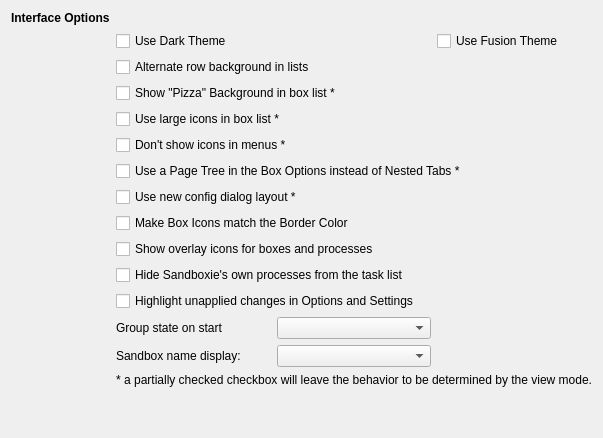
           <widget class="QWidget" name="tabUI">
            <attribute name="title">
             <string>User Interface</string>
            </attribute>
            <layout class="QGridLayout" name="gridLayout_11">
             <item row="0" column="0">
              <layout class="QGridLayout" name="gridLayout_15">
               <item row="3" column="1" colspan="2">
                <widget class="QCheckBox" name="chkBackground">
                 <property name="text">
                  <string>Show &quot;Pizza&quot; Background in box list *</string>
                 </property>
                 <property name="tristate">
                  <bool>true</bool>
                 </property>
                </widget>
               </item>
               <item row="15" column="1">
                <spacer name="verticalSpacer_8">
                 <property name="orientation">
                  <enum>Qt::Orientation::Vertical</enum>
                 </property>
                 <property name="sizeHint" stdset="0">
                  <size>
                   <width>20</width>
                   <height>40</height>
                  </size>
                 </property>
                </spacer>
               </item>
               <item row="1" column="1" colspan="2">
                <widget class="QCheckBox" name="chkDarkTheme">
                 <property name="text">
                  <string>Use Dark Theme</string>
                 </property>
                 <property name="tristate">
                  <bool>true</bool>
                 </property>
                </widget>
               </item>
               <item row="1" column="3">
                <widget class="QCheckBox" name="chkFusionTheme">
                 <property name="text">
                  <string>Use Fusion Theme</string>
                 </property>
                 <property name="tristate">
                  <bool>true</bool>
                 </property>
                </widget>
               </item>
               <item row="13" column="2">
                <widget class="QComboBox" name="cmbBoxAliasDisplayMode">
                 <property name="toolTip">
                  <string>Controls whether display-only text uses the sandbox name, alias, or both. Compact views may show only the alias. Paths and internal sandbox identifiers always use the sandbox name.</string>
                 </property>
                </widget>
               </item>
               <item row="9" column="1" colspan="3">
                <widget class="QCheckBox" name="chkOverlayIcons">
                 <property name="text">
                  <string>Show overlay icons for boxes and processes</string>
                 </property>
                </widget>
               </item>
               <item row="8" column="1" colspan="3">
                <widget class="QCheckBox" name="chkColorIcons">
                 <property name="text">
                  <string>Make Box Icons match the Border Color</string>
                 </property>
                </widget>
               </item>
               <item row="6" column="1" colspan="3">
                <widget class="QCheckBox" name="chkOptTree">
                 <property name="text">
                  <string>Use a Page Tree in the Box Options instead of Nested Tabs *</string>
                 </property>
                 <property name="tristate">
                  <bool>true</bool>
                 </property>
                </widget>
               </item>
               <item row="10" column="1" colspan="3">
                <widget class="QCheckBox" name="chkHideCore">
                 <property name="text">
                  <string>Hide Sandboxie's own processes from the task list</string>
                 </property>
                </widget>
               </item>
               <item row="11" column="1" colspan="3">
                <widget class="QCheckBox" name="chkHighlightPendingChanges">
                 <property name="text">
                  <string>Highlight unapplied changes in Options and Settings</string>
                 </property>
                 <property name="tristate">
                  <bool>true</bool>
                 </property>
                </widget>
               </item>
               <item row="2" column="1" colspan="2">
                <widget class="QCheckBox" name="chkAltRows">
                 <property name="text">
                  <string>Alternate row background in lists</string>
                 </property>
                </widget>
               </item>
               <item row="4" column="1" colspan="2">
                <widget class="QCheckBox" name="chkLargeIcons">
                 <property name="text">
                  <string>Use large icons in box list *</string>
                 </property>
                 <property name="tristate">
                  <bool>true</bool>
                 </property>
                </widget>
               </item>
               <item row="5" column="1" colspan="2">
                <widget class="QCheckBox" name="chkNoIcons">
                 <property name="text">
                  <string>Don't show icons in menus *</string>
                 </property>
                 <property name="tristate">
                  <bool>true</bool>
                 </property>
                </widget>
               </item>
               <item row="0" column="0">
                <widget class="QLabel" name="lblInterface">
                 <property name="sizePolicy">
                  <sizepolicy hsizetype="Maximum" vsizetype="Preferred">
                   <horstretch>0</horstretch>
                   <verstretch>0</verstretch>
                  </sizepolicy>
                 </property>
                 <property name="font">
                  <font>
                   <bold>true</bold>
                   <kerning>true</kerning>
                  </font>
                 </property>
                 <property name="text">
                  <string>Interface Options</string>
                 </property>
                </widget>
               </item>
               <item row="7" column="1" colspan="2">
                <widget class="QCheckBox" name="chkNewLayout">
                 <property name="text">
                  <string>Use new config dialog layout *</string>
                 </property>
                 <property name="tristate">
                  <bool>true</bool>
                 </property>
                </widget>
               </item>
               <item row="12" column="2">
                <widget class="QComboBox" name="cmbGrouping"/>
               </item>
               <item row="12" column="1">
                <widget class="QLabel" name="label_34">
                 <property name="text">
                  <string>Group state on start</string>
                 </property>
                </widget>
               </item>
               <item row="13" column="1">
                <widget class="QLabel" name="lblBoxAliasDisplayMode">
                 <property name="text">
                  <string>Sandbox name display:</string>
                 </property>
                 <property name="buddy">
                  <cstring>cmbBoxAliasDisplayMode</cstring>
                 </property>
                </widget>
               </item>
               <item row="14" column="1" colspan="3">
                <widget class="QLabel" name="label_11">
                 <property name="text">
                  <string>* a partially checked checkbox will leave the behavior to be determined by the view mode.</string>
                 </property>
                 <property name="alignment">
                  <set>Qt::AlignmentFlag::AlignRight|Qt::AlignmentFlag::AlignTrailing|Qt::AlignmentFlag::AlignVCenter</set>
                 </property>
                </widget>
               </item>
              </layout>
             </item>
            </layout>
           </widget>
